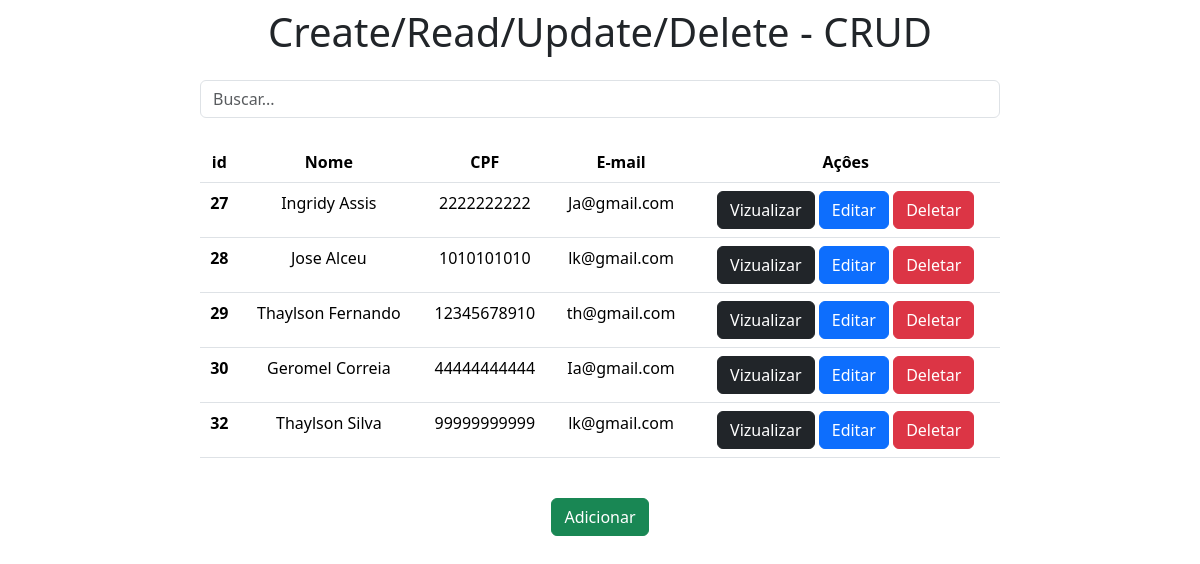
The page / on the database its author committed.
### app/models.py (models this page shows)
class Pessoa(models.Model):
    Nome = models.CharField(max_length=150)
    CPF = models.IntegerField()
    Email = models.EmailField(max_length=150)

### app/views.py (the view)
# urls.py: 2. Add a URL to urlpatterns:  path('', views.home, name='home')
def home(request):
    data = {}
    search = request.GET.get('search')
    if search:
        data['db'] = Pessoa.objects.filter(Nome__icontains=search)
    else:
        data['db'] = Pessoa.objects.all()
    return render(request,'index.html', data)

### app/templates/index.html (shortened to what this page needs)
<!DOCTYPE html>
<html lang="pt-br">
<head>
    <link href="https://cdn.jsdelivr.net/npm/bootstrap@5.3.3/dist/css/bootstrap.min.css" rel="stylesheet">
</head>
<body>
    <div class="col-8 m-auto pt-2 pb-2 text-center">
        <h1>Create/Read/Update/Delete - CRUD</h1>
    </div>
    <div class="col-8 m-auto pt-2 pb-2 text-center">
        <form method="get">
          <input type="search" name="search" id="search" class="form-control" placeholder="Buscar...">
        </form>
    </div>
    <div class="col-8 m-auto pt-3 pb-2 text-center">
      <table class="table">
        <thead class="thead-dark">
          <tr>
                <th scope="col">id</th>
                <th scope="col">Nome</th>
                <th scope="col">CPF</th>
                <th scope="col">E-mail</th>
                <th scope="col">Açôes</th>
              </tr>
            </thead>
            <tbody>
              {% for dbs in db %}
                <tr>
                  <th>{{dbs.id}}</th>
                  <td>{{dbs.Nome}}</td>
                  <td>{{dbs.CPF}}</td>
                  <td>{{dbs.Email}}</td>
                  <td>
                    <a href="/view/{{dbs.id}}/" class="btn btn-dark">Vizualizar</a>
                    <a href="/edit/{{dbs.id}}/" class="btn btn-primary">Editar</a>
                    <a href="/delete/{{dbs.id}}/" class="btn btn-danger btnDel">Deletar</a>
                  </td>
                </tr>
                {%endfor%}
              </tbody>
            </table>
          </div>
          {% load static %}
    <div class="col-8 m-auto pt-3 pb-2 text-center">
      <a href="/form" class="btn btn-success">Adicionar</a>
    </div>
</body>
</html>

### rows shown on the page
Pessoa: id "27", Nome "Ingridy Assis", CPF "2222222222", Email "Ja@gmail.com"
Pessoa: id "28", Nome "Jose Alceu", CPF "1010101010", Email "lk@gmail.com"
Pessoa: id "29", Nome "Thaylson Fernando", CPF "12345678910", Email "th@gmail.com"
Pessoa: id "30", Nome "Geromel Correia", CPF "44444444444", Email "Ia@gmail.com"
Pessoa: id "32", Nome "Thaylson Silva", CPF "99999999999", Email "lk@gmail.com"
